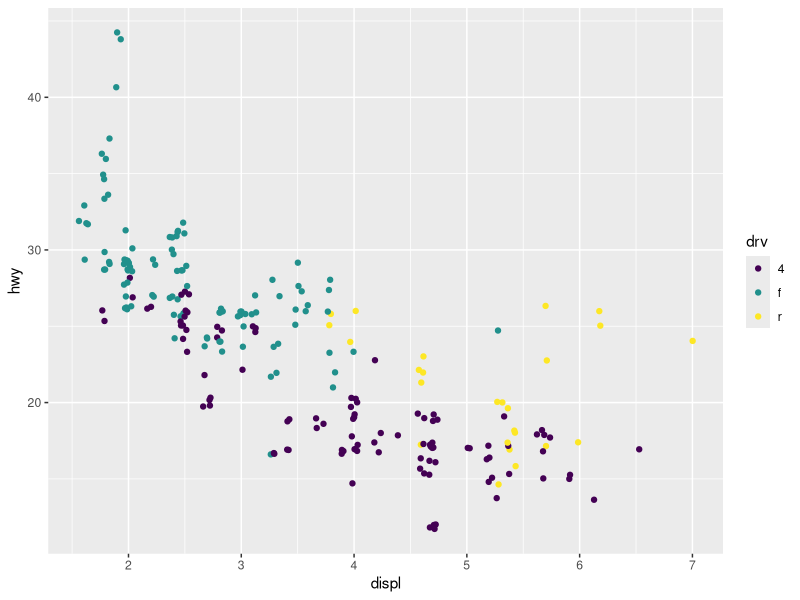

This chart was generated by the following R code:
## ---- chunk 1
knitr::opts_chunk$set(echo = TRUE)
## ---- chunk 2
library(tidyverse)
library(broom)
library(tidyverse)
library(ggridges) 
## ---- chunk 3
mpg %>% 
  ggplot(aes(x = displ, y = hwy, color = drv)) + 
  geom_jitter() + scale_color_viridis_d()
